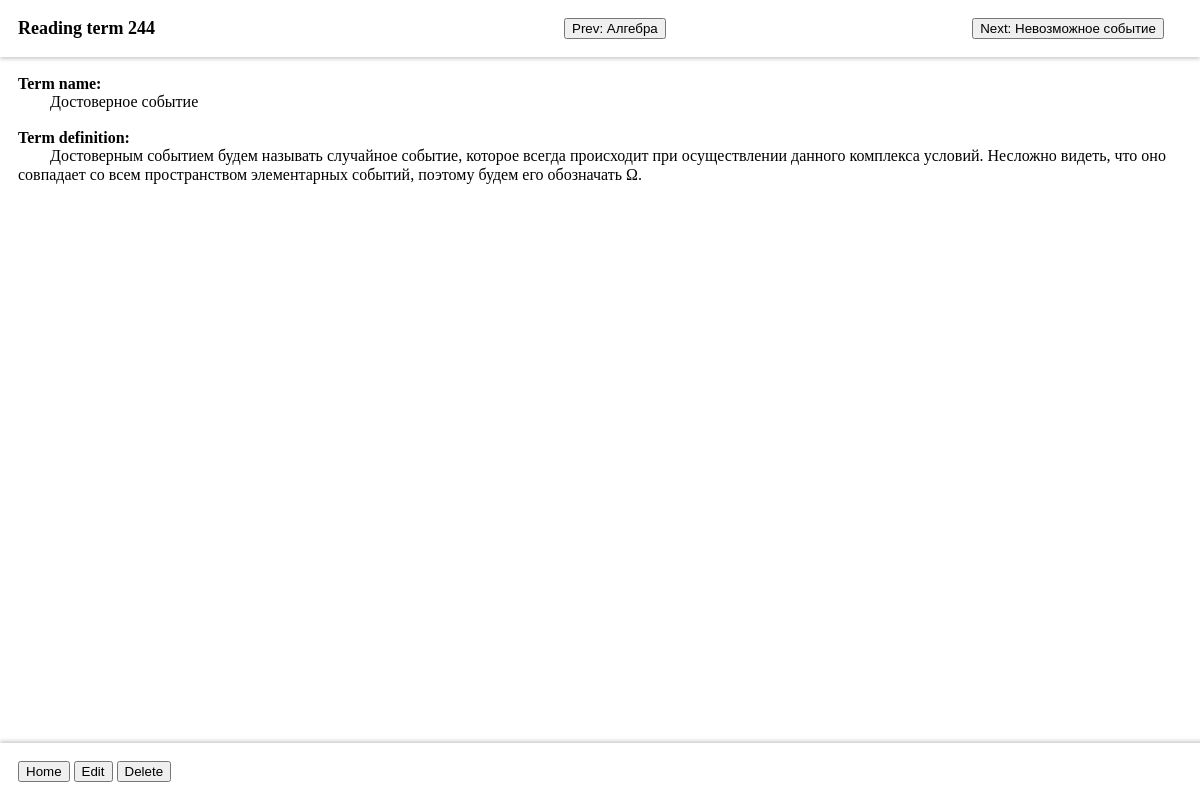
/summary_app/244/, run on the app's committed database.
### summary_app/models.py (models this page shows, shortened)
class Term(models.Model):
	class Type(models.TextChoices):
		UNSPECIFIED = "Unspecified",
		SECTION = "Section",
		TERM = "Term",
		ARTICLE = "Article",
		EXAMPLE = "Example",
		THEOREM = "Theorem"
	type = models.CharField(max_length=20, choices=Type, default=Type.UNSPECIFIED)
	name = models.CharField(max_length=100)
	definition = models.CharField(max_length=1000)

### summary_app/views.py (the view)
# urls.py: path("<int:term_id>/", views.read, name="read"),
def read(request, term_id):
    term = get_object_or_404(Term, pk=term_id)
    prev = Term.objects.filter(id__lt=term_id).order_by("id").last()
    next = Term.objects.filter(id__gt=term_id).order_by("id").first()
    return render(request, "summary_app/read.html", { "term": term, "next": next, "prev": prev })

### summary_app/templatetags/summary_filters.py (called while the page is built)
@register.filter(is_safe=True)
@stringfilter
def link_terms(value, current_term_id=None):
    terms = Term.objects.exclude(id=current_term_id) if current_term_id else Term.objects.all()
    terms = sorted(terms, key=lambda x: len(x.name), reverse=True)
    for term in terms:
        term_name = term.name
        if term_name == '':
            continue
        link = f'<a style="background-color: cyan;" href="{reverse("summary_app:read", args=[term.id])}">{term_name}</a>'
        value = value.replace(term_name.lower(), link.lower())
        value = value.replace(term_name.upper(), link.upper())
        value = value.replace(term_name, link)
    return mark_safe(value)

### summary_app/templates/summary_app/read.html (shortened to what this page needs)
<!DOCTYPE html>
<html>
    <head>
        {% load static %}
        {% load summary_filters %}
        <link rel="stylesheet" href="{% static 'css/base.css' %}">
        <link rel="stylesheet" href="{% static 'css/templates/read.css' %}">
        <link rel="stylesheet" href="{% static 'katex/katex.min.css' %}">
    </head>
    <body>
        <div id="header">
            <a href="{% url 'summary_app:index' %}"><b id="page_name">Reading term {{ term.id }}</b></a>
            <div id="nav_section">
                {% if prev or next %}
                {% if prev %}
                    <a id="prev" class="nav" href="{% url 'summary_app:read' prev.id %}"><button>Prev: {{ prev.name }}</button></a>
                {% endif %}
                {% if next %}
                    <a id="next" class="nav" href="{% url 'summary_app:read' next.id %}"><button>Next: {{ next.name }}</button></a>
                {% endif %}
            {% endif %}
            </div>
        </div>
        <div id="content">
            <b>Term name:</b><br>
            <span class="pre">&#9{{ term.name }}</span>
            <br><br>
            <b>Term definition:</b>
            <br>
            <div class="prewrap">{{ term.definition|linebreaksbr|link_terms:term.id }}</div>
        </div>
        <div id="footer">
            <a href="{% url 'summary_app:index' %}"><button>Home</button></a>
            <a href="{% url 'summary_app:edit' term.id %}"><button>Edit</button></a>
            <a href="{% url 'summary_app:delete_term' term.id %}" onclick="return confirm('Are you sure you want to delete this term?')"><button>Delete</button></a>
        </div>
    </body>
</html>

### summary_app/static/css/base.css (style rules this page uses)
:root { --small_offset: 9px; --offset: 18px; --header_offset: 27px; --header_height: calc(20.8px + 2 * var(--offset)); }
body { margin: 0; }
#page_name { display: inline-block; font-size: large; padding-left: var(--offset); padding-right: var(--offset); }
#header { user-select: none; position: fixed; top: 0; width: 100%; height: var(--header_height); box-shadow: 0 2px 4px rgba(0,0,0,.2); background-color: white; z-index: 1000; display: flex; align-items: center; }
#content { margin-top: var(--header_height); margin-left: var(--offset); margin-bottom: var(--header_height); padding-top: var(--offset); padding-bottom: var(--offset); z-index: 1; max-width: 100%; height: calc(100vh - (var(--header_height) + var(--offset)) * 2); overflow-y: auto; }
#footer { padding: var(--offset); position: fixed; bottom: 0; width: 100%; box-shadow: 0 -2px 4px rgba(0,0,0,.2); background-color: white; z-index: 1000; }
a { color: black; text-decoration: none; }
.pre { white-space: pre; }
.prewrap { white-space: pre-wrap; }

### summary_app/static/css/templates/read.css (style rules this page uses)
:root { --small_offset: 9px; --offset: 18px; --header_offset: 27px; --header_height: calc(20.8px + 2 * var(--offset)); }
.nav button { overflow: hidden; text-overflow: ellipsis; white-space: nowrap; max-width: 300px; height: 21.2px; }
#prev { margin-right: auto; }
#next { margin-left: auto; }
#nav_section { display: flex; align-items: center; width: 600px; margin-left: auto; margin-right: calc(2 * var(--offset)); }

### data on the page
Term: id "244", name "Достоверное событие", definition|link_terms "Достоверным событием будем называть случайное событие, которое всегда происходит при осуществлении данного комплекса условий. Несложно видеть, что оно совпадает со всем пространством элементарных событий, поэтому будем его обозначать"
Term: name "Алгебра"
Term: name "Невозможное событие"
